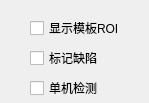
<?xml version="1.0" encoding="UTF-8"?>
<ui version="4.0">
 <class>System</class>
 <widget class="QDialog" name="System">
  <property name="geometry">
   <rect>
    <x>0</x>
    <y>0</y>
    <width>149</width>
    <height>103</height>
   </rect>
  </property>
  <property name="windowTitle">
   <string>系统设置</string>
  </property>
  <property name="windowIcon">
   <iconset resource="detection.qrc">
    <normaloff>:/Detection/Resources/10.png</normaloff>:/Detection/Resources/10.png</iconset>
  </property>
  <widget class="QCheckBox" name="checkBox">
   <property name="geometry">
    <rect>
     <x>30</x>
     <y>20</y>
     <width>91</width>
     <height>16</height>
    </rect>
   </property>
   <property name="text">
    <string>显示模板ROI</string>
   </property>
  </widget>
  <widget class="QCheckBox" name="checkBox_2">
   <property name="geometry">
    <rect>
     <x>30</x>
     <y>50</y>
     <width>91</width>
     <height>16</height>
    </rect>
   </property>
   <property name="text">
    <string>标记缺陷</string>
   </property>
  </widget>
  <widget class="QCheckBox" name="checkBox_3">
   <property name="geometry">
    <rect>
     <x>30</x>
     <y>80</y>
     <width>91</width>
     <height>16</height>
    </rect>
   </property>
   <property name="text">
    <string>单机检测</string>
   </property>
  </widget>
 </widget>
 <resources>
  <include location="detection.qrc"/>
 </resources>
 <connections/>
</ui>
